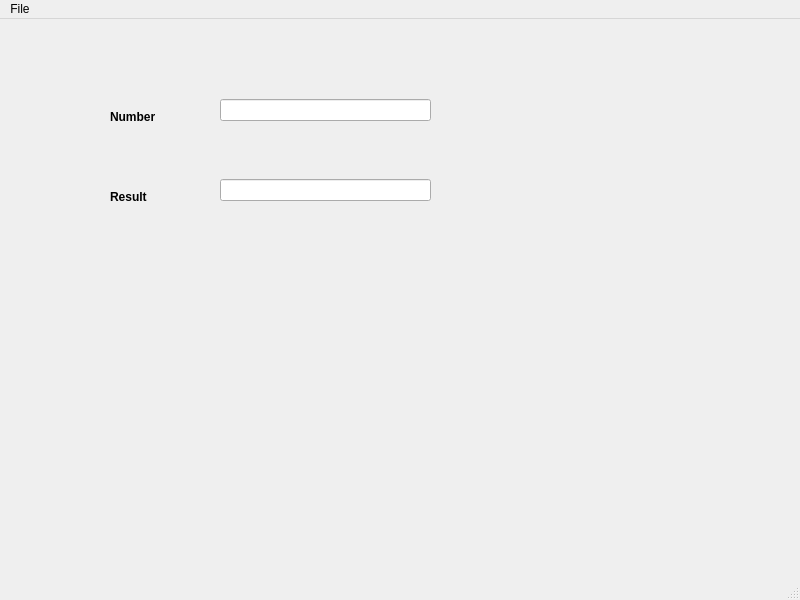
<?xml version="1.0" encoding="UTF-8"?>
<ui version="4.0">
 <class>MainWindow</class>
 <widget class="QMainWindow" name="MainWindow">
  <property name="geometry">
   <rect>
    <x>0</x>
    <y>0</y>
    <width>800</width>
    <height>600</height>
   </rect>
  </property>
  <property name="windowTitle">
   <string>MainWindow</string>
  </property>
  <widget class="QWidget" name="centralwidget">
   <widget class="QLabel" name="label">
    <property name="geometry">
     <rect>
      <x>110</x>
      <y>90</y>
      <width>61</width>
      <height>16</height>
     </rect>
    </property>
    <property name="font">
     <font>
      <pointsize>9</pointsize>
      <weight>75</weight>
      <bold>true</bold>
     </font>
    </property>
    <property name="text">
     <string>Number</string>
    </property>
   </widget>
   <widget class="QLabel" name="label_2">
    <property name="geometry">
     <rect>
      <x>110</x>
      <y>170</y>
      <width>55</width>
      <height>16</height>
     </rect>
    </property>
    <property name="font">
     <font>
      <pointsize>9</pointsize>
      <weight>75</weight>
      <bold>true</bold>
     </font>
    </property>
    <property name="text">
     <string>Result</string>
    </property>
   </widget>
   <widget class="QLineEdit" name="lineEdit">
    <property name="geometry">
     <rect>
      <x>220</x>
      <y>80</y>
      <width>211</width>
      <height>22</height>
     </rect>
    </property>
   </widget>
   <widget class="QLineEdit" name="lineEdit_2">
    <property name="geometry">
     <rect>
      <x>220</x>
      <y>160</y>
      <width>211</width>
      <height>22</height>
     </rect>
    </property>
   </widget>
  </widget>
  <widget class="QMenuBar" name="menubar">
   <property name="geometry">
    <rect>
     <x>0</x>
     <y>0</y>
     <width>800</width>
     <height>26</height>
    </rect>
   </property>
   <widget class="QMenu" name="menuFile">
    <property name="title">
     <string>File</string>
    </property>
    <addaction name="actionSquare"/>
    <addaction name="actionCube"/>
    <addaction name="separator"/>
    <addaction name="actionSquare_root"/>
    <addaction name="actionCube_root"/>
    <addaction name="separator"/>
    <addaction name="actionQuit"/>
   </widget>
   <addaction name="menuFile"/>
  </widget>
  <widget class="QStatusBar" name="statusbar"/>
  <action name="actionSquare">
   <property name="text">
    <string>Square</string>
   </property>
   <property name="shortcut">
    <string>Alt+S</string>
   </property>
  </action>
  <action name="actionCube">
   <property name="text">
    <string>Cube</string>
   </property>
  </action>
  <action name="actionSquare_root">
   <property name="text">
    <string>Square root</string>
   </property>
  </action>
  <action name="actionCube_root">
   <property name="text">
    <string>Cube root</string>
   </property>
  </action>
  <action name="actionQuit">
   <property name="text">
    <string>Quit</string>
   </property>
  </action>
 </widget>
 <resources/>
 <connections/>
</ui>
